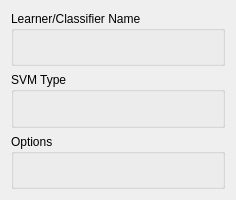
<?xml version="1.0" encoding="UTF-8"?>
<ui version="4.0">
  <author>Nestor Rodriguez</author>
  <class>Dialog</class>
  <widget class="QDialog" name="Dialog">
    <property name="windowModality">
      <enum>Qt::NonModal</enum>
    </property>
    <property name="geometry">
      <rect>
        <x>0</x>
        <y>0</y>
        <width>236</width>
        <height>200</height>
      </rect>
    </property>
    <property name="windowTitle">
      <string>Dialog</string>
    </property>
    <layout class="QVBoxLayout" name="vlayout1">
      <item>
        <widget class="QGroupBox" name="namebox">
          <property name="title">
            <string>Learner/Classifier Name</string>
          </property>
          <layout class="QVBoxLayout" name="vlayout2"/>
        </widget>
      </item>
      <item>
        <widget class="QGroupBox" name="svmtypebox">
          <property name="title">
            <string>SVM Type</string>
          </property>
          <layout class="QGridLayout" name="glayout1"/>
        </widget>
      </item>
      <item>
        <widget class="QGroupBox" name="optionsbox">
          <property name="title">
            <string>Options</string>
          </property>
          <layout class="QVBoxLayout" name="vlayout3"/>
        </widget>
      </item>
    </layout>  
  </widget>
  <resources/>
  <connections/>
</ui>
